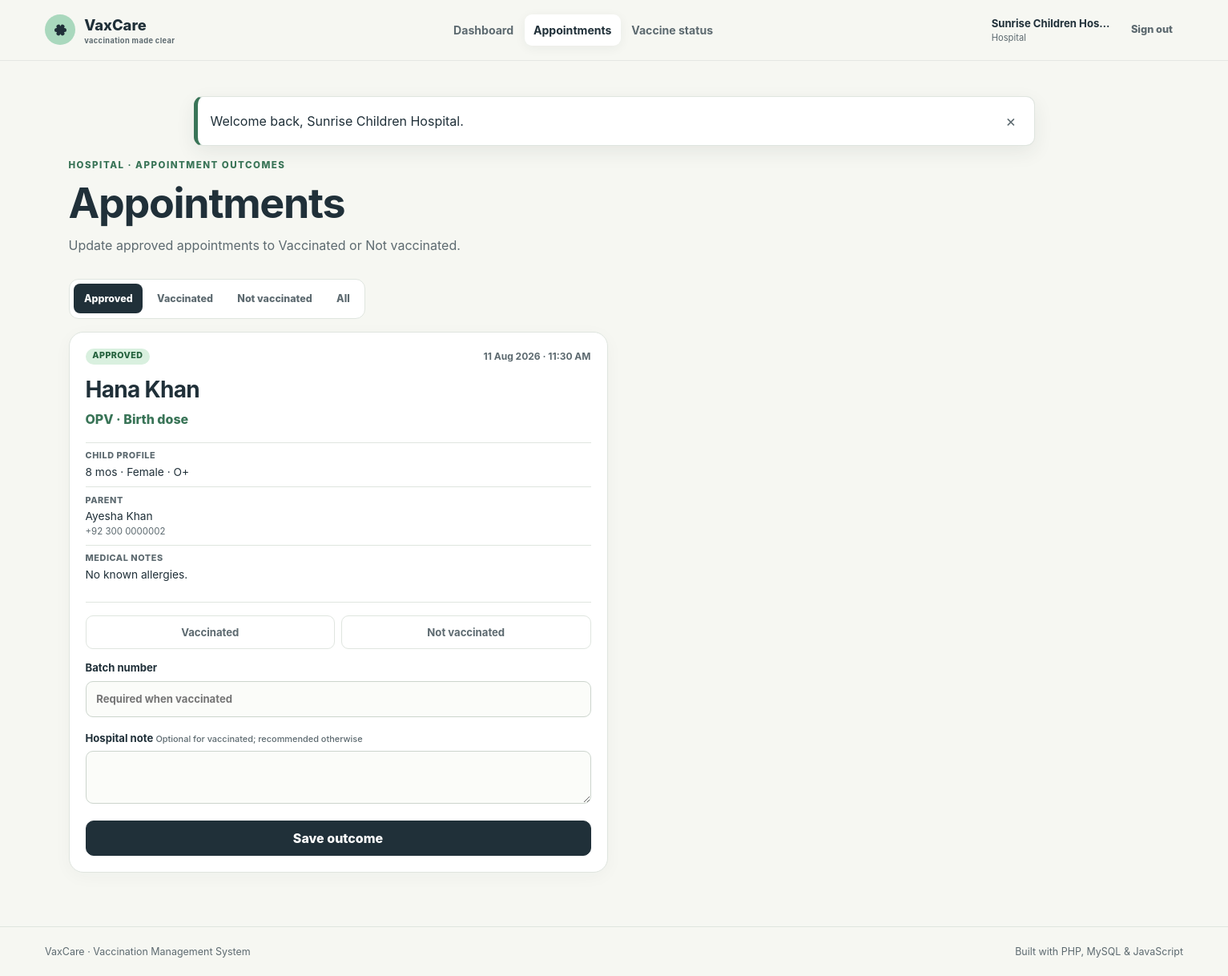
Page /index.php?route=hospital.appointments (signed in) on the committed database.
### tables this page shows
CREATE TABLE `hospitals` (
  `id` bigint(20) unsigned NOT NULL AUTO_INCREMENT,
  `user_id` bigint(20) unsigned NOT NULL,
  `address` varchar(255) NOT NULL,
  `city` varchar(100) NOT NULL,
  `location_details` varchar(255) DEFAULT NULL,
  `created_at` timestamp NOT NULL DEFAULT current_timestamp(),
  `updated_at` timestamp NOT NULL DEFAULT current_timestamp() ON UPDATE current_timestamp(),
  PRIMARY KEY (`id`),
  UNIQUE KEY `user_id` (`user_id`),
  KEY `idx_hospitals_city` (`city`),
  CONSTRAINT `fk_hospital_user` FOREIGN KEY (`user_id`) REFERENCES `users` (`id`) ON DELETE CASCADE
);

CREATE TABLE `users` (
  `id` bigint(20) unsigned NOT NULL AUTO_INCREMENT,
  `role` enum('admin','parent','hospital') NOT NULL,
  `name` varchar(100) NOT NULL,
  `email` varchar(190) NOT NULL,
  `password_hash` varchar(255) NOT NULL,
  `phone` varchar(30) DEFAULT NULL,
  `status` enum('active','inactive') NOT NULL DEFAULT 'active',
  `created_at` timestamp NOT NULL DEFAULT current_timestamp(),
  `updated_at` timestamp NOT NULL DEFAULT current_timestamp() ON UPDATE current_timestamp(),
  PRIMARY KEY (`id`),
  UNIQUE KEY `email` (`email`),
  KEY `idx_users_role_status` (`role`,`status`)
);

CREATE TABLE `appointments` (
  `id` bigint(20) unsigned NOT NULL AUTO_INCREMENT,
  `parent_id` bigint(20) unsigned NOT NULL,
  `child_id` bigint(20) unsigned NOT NULL,
  `hospital_id` bigint(20) unsigned NOT NULL,
  `vaccine_id` bigint(20) unsigned NOT NULL,
  `appointment_date` date NOT NULL,
  `appointment_time` time NOT NULL,
  `reason` varchar(300) DEFAULT NULL,
  `status` enum('pending','approved','rejected','completed','not_vaccinated') NOT NULL DEFAULT 'pending',
  `admin_notes` varchar(500) DEFAULT NULL,
  `hospital_notes` varchar(500) DEFAULT NULL,
  `approved_by` bigint(20) unsigned DEFAULT NULL,
  `approved_at` datetime DEFAULT NULL,
  `completed_at` datetime DEFAULT NULL,
  `created_at` timestamp NOT NULL DEFAULT current_timestamp(),
  `updated_at` timestamp NOT NULL DEFAULT current_timestamp() ON UPDATE current_timestamp(),
  PRIMARY KEY (`id`),
  KEY `fk_appointment_child` (`child_id`),
  KEY `fk_appointment_vaccine` (`vaccine_id`),
  KEY `fk_appointment_admin` (`approved_by`),
  KEY `idx_appointments_parent` (`parent_id`,`appointment_date`),
  KEY `idx_appointments_hospital` (`hospital_id`,`status`,`appointment_date`),
  KEY `idx_appointments_status_date` (`status`,`appointment_date`),
  CONSTRAINT `fk_appointment_admin` FOREIGN KEY (`approved_by`) REFERENCES `users` (`id`) ON DELETE SET NULL,
  CONSTRAINT `fk_appointment_child` FOREIGN KEY (`child_id`) REFERENCES `children` (`id`) ON DELETE CASCADE,
  CONSTRAINT `fk_appointment_hospital` FOREIGN KEY (`hospital_id`) REFERENCES `hospitals` (`id`),
  CONSTRAINT `fk_appointment_parent` FOREIGN KEY (`parent_id`) REFERENCES `users` (`id`) ON DELETE CASCADE,
  CONSTRAINT `fk_appointment_vaccine` FOREIGN KEY (`vaccine_id`) REFERENCES `vaccines` (`id`)
);

CREATE TABLE `children` (
  `id` bigint(20) unsigned NOT NULL AUTO_INCREMENT,
  `parent_id` bigint(20) unsigned NOT NULL,
  `name` varchar(100) NOT NULL,
  `date_of_birth` date NOT NULL,
  `gender` enum('female','male','other') NOT NULL,
  `blood_group` varchar(5) DEFAULT NULL,
  `medical_notes` varchar(500) DEFAULT NULL,
  `created_at` timestamp NOT NULL DEFAULT current_timestamp(),
  `updated_at` timestamp NOT NULL DEFAULT current_timestamp() ON UPDATE current_timestamp(),
  PRIMARY KEY (`id`),
  KEY `idx_children_parent` (`parent_id`),
  KEY `idx_children_birth` (`date_of_birth`),
  CONSTRAINT `fk_child_parent` FOREIGN KEY (`parent_id`) REFERENCES `users` (`id`) ON DELETE CASCADE
);

CREATE TABLE `vaccines` (
  `id` bigint(20) unsigned NOT NULL AUTO_INCREMENT,
  `name` varchar(100) NOT NULL,
  `disease` varchar(140) NOT NULL,
  `dose_label` varchar(60) NOT NULL,
  `recommended_age_months` smallint(5) unsigned NOT NULL,
  `description` varchar(500) DEFAULT NULL,
  `is_active` tinyint(1) NOT NULL DEFAULT 1,
  `created_at` timestamp NOT NULL DEFAULT current_timestamp(),
  PRIMARY KEY (`id`),
  UNIQUE KEY `uq_vaccine_schedule` (`name`,`dose_label`,`recommended_age_months`),
  KEY `idx_vaccine_age_active` (`recommended_age_months`,`is_active`)
);

### app/helpers.php (called while the page is built, shortened)
<?php
function e(mixed $value): string
{
    return htmlspecialchars((string) $value, ENT_QUOTES | ENT_SUBSTITUTE, 'UTF-8');
}
function url(string $route = 'home', array $query = []): string
{
    global $config;
    $query = array_merge(['route' => $route], $query);
    return ($config['base_url'] ?: 'index.php') . '?' . http_build_query($query);
}
function pull_flashes(): array
{
    $messages = $_SESSION['flash'] ?? [];
    return $messages;
}
function display_date(?string $date, string $format = 'd M Y'): string
{
    return (new DateTimeImmutable($date))->format($format);
}
function status_label(string $status): string
{
    return ucwords(str_replace('_', ' ', $status));
}
function age_label(string $dateOfBirth): string
{
    $birth = new DateTimeImmutable($dateOfBirth);
    $now = new DateTimeImmutable('today');
    $difference = $birth->diff($now);
    return $difference->m . ' mo' . ($difference->m === 1 ? '' : 's');
}
function render(string $view, array $data = []): never
{
    $viewFile = __DIR__ . '/views/' . $view . '.php';
    extract($data, EXTR_SKIP);
    $flashes = pull_flashes();
    require __DIR__ . '/views/layout/header.php';
    require $viewFile;
    require __DIR__ . '/views/layout/footer.php';
    exit;
}

### app/controllers/HospitalController.php (called while the page is built, shortened)
<?php
function hospital_profile(PDO $pdo, int $userId): array
{
    $statement = $pdo->prepare('SELECT h.*, u.name, u.email, u.phone FROM hospitals h JOIN users u ON u.id = h.user_id WHERE h.user_id = ?');
    $statement->execute([$userId]);
    $hospital = $statement->fetch();
    return $hospital;
}
function hospital_appointments(PDO $pdo): never
{
    $user = require_role('hospital');
    $hospital = hospital_profile($pdo, (int) $user['id']);
    $status = (string) ($_GET['status'] ?? 'approved');
    $sql = 'SELECT a.*, c.name child_name, c.date_of_birth, c.gender, c.blood_group, c.medical_notes,
                   p.name parent_name, p.phone parent_phone, v.name vaccine_name, v.dose_label,
                   vr.batch_number, vr.administered_at
            FROM appointments a JOIN children c ON c.id = a.child_id JOIN users p ON p.id = a.parent_id
            JOIN vaccines v ON v.id = a.vaccine_id LEFT JOIN vaccination_records vr ON vr.appointment_id = a.id
            WHERE a.hospital_id = ?';
    $parameters = [$hospital['id']];
    if ($status !== 'all') { $sql .= ' AND a.status = ?'; $parameters[] = $status; }
    else $sql .= ' AND a.status IN ("approved", "completed", "not_vaccinated")';
    $sql .= ' ORDER BY FIELD(a.status, "approved", "completed", "not_vaccinated"), a.appointment_date DESC, a.appointment_time';
    $statement = $pdo->prepare($sql);
    $statement->execute($parameters);
    render('hospital/appointments', [
        'title' => 'Hospital appointments', 'hospital' => $hospital,
        'appointments' => $statement->fetchAll(), 'status' => $status,
    ]);
}

### public/index.php (called while the page is built, shortened)
<?php
require_once dirname(__DIR__) . '/app/bootstrap.php';
require_once dirname(__DIR__) . '/app/controllers/AdminController.php';
require_once dirname(__DIR__) . '/app/controllers/HospitalController.php';
$route = (string) ($_GET['route'] ?? 'home');
$routes = [
    'home' => 'auth_home',
    'login' => 'auth_login',
    'register.parent' => 'auth_register_parent',
    'register.hospital' => 'auth_register_hospital',
    'logout' => 'auth_logout',
    'admin.dashboard' => 'admin_dashboard',
    'admin.children' => 'admin_children',
    'admin.requests' => 'admin_requests',
    'admin.request.update' => 'admin_request_update',
    'admin.hospitals' => 'admin_hospitals',
    'admin.hospital.save' => 'admin_hospital_save',
    'admin.hospital.delete' => 'admin_hospital_delete',
    'admin.vaccines' => 'admin_vaccines',
    'admin.bookings' => 'admin_bookings',
    'admin.reports' => 'admin_reports',
    'parent.dashboard' => 'parent_dashboard',
    'parent.children' => 'parent_children',
    'parent.child.save' => 'parent_child_save',
    'parent.child.delete' => 'parent_child_delete',
    'parent.hospitals' => 'parent_hospitals',
    'parent.booking.create' => 'parent_booking_create',
    'parent.bookings' => 'parent_bookings',
    'parent.report' => 'parent_report',
    'parent.profile' => 'parent_profile',
    'hospital.dashboard' => 'hospital_dashboard',
    'hospital.inventory' => 'hospital_inventory',
    'hospital.inventory.update' => 'hospital_inventory_update',
    'hospital.appointments' => 'hospital_appointments',
    'hospital.appointment.update' => 'hospital_appointment_update',
];
$routes[$route]($pdo);

### app/auth.php (called while the page is built, shortened)
<?php
function current_user(): ?array
{
    return $_SESSION['user'] ?? null;
}
function require_login(): array
{
    $user = current_user();
    return $user;
}
function require_role(string ...$roles): array
{
    $user = require_login();
    return $user;
}
function dashboard_route(string $role): string
{
    return match ($role) {
        'admin' => 'admin.dashboard',
        'parent' => 'parent.dashboard',
        'hospital' => 'hospital.dashboard',
        default => 'home',
    };
}

### app/config.php (called while the page is built, shortened)
<?php
return [
    'app_name' => 'VaxCare',
    'base_url' => rtrim((string) (getenv('APP_URL') ?: ''), '/'),
    'timezone' => (string) (getenv('APP_TIMEZONE') ?: 'Asia/Karachi'),
    'db' => [
        'host' => (string) (getenv('DB_HOST') ?: '127.0.0.1'),
        'port' => (int) (getenv('DB_PORT') ?: 3306),
        'name' => (string) (getenv('DB_DATABASE') ?: 'vaccination_management'),
        'user' => (string) (getenv('DB_USERNAME') ?: 'root'),
        'pass' => (string) (getenv('DB_PASSWORD') ?: ''),
        'charset' => 'utf8mb4',
    ],
];

### app/bootstrap.php (called while the page is built, shortened)
<?php
$config = require __DIR__ . '/config.php';
date_default_timezone_set($config['timezone']);
require_once __DIR__ . '/helpers.php';
require_once __DIR__ . '/auth.php';

### app/views/hospital/appointments.php (the view, shortened to what this page needs)
<div class="page-heading"><div><span class="eyebrow">Hospital · Appointment outcomes</span><h1>Appointments</h1><p>Update approved appointments to Vaccinated or Not vaccinated.</p></div></div>
<nav class="filter-tabs" aria-label="Appointment status"><?php foreach (['approved' => 'Approved', 'completed' => 'Vaccinated', 'not_vaccinated' => 'Not vaccinated', 'all' => 'All'] as $key => $label): ?><a href="<?= e(url('hospital.appointments', ['status' => $key])) ?>" <?= $status === $key ? 'aria-current="page"' : '' ?>><?= e($label) ?></a><?php endforeach; ?></nav>
<section class="request-grid hospital-request-grid"><?php foreach ($appointments as $appointment): ?><article class="request-card"><div class="request-top"><span class="status status-<?= e($appointment['status']) ?>"><?= e($appointment['status'] === 'completed' ? 'Vaccinated' : status_label($appointment['status'])) ?></span><time><?= e(display_date($appointment['appointment_date'])) ?> · <?= e(display_date($appointment['appointment_time'], 'g:i A')) ?></time></div><h2><?= e($appointment['child_name']) ?></h2><p class="request-vaccine"><?= e($appointment['vaccine_name']) ?> · <?= e($appointment['dose_label']) ?></p><dl><div><dt>Child profile</dt><dd><?= e(age_label($appointment['date_of_birth'])) ?> · <?= e(status_label($appointment['gender'])) ?><?= $appointment['blood_group'] ? ' · ' . e($appointment['blood_group']) : '' ?></dd></div><div><dt>Parent</dt><dd><?= e($appointment['parent_name']) ?><small><?= e($appointment['parent_phone'] ?: 'No phone') ?></small></dd></div><div><dt>Medical notes</dt><dd><?= e($appointment['medical_notes'] ?: 'No medical notes') ?></dd></div></dl><?php if ($appointment['status'] === 'approved'): ?><form method="post" action="<?= e(url('hospital.appointment.update')) ?>" data-outcome-form><div class="segmented"><label><span>Vaccinated</span></label><label><span>Not vaccinated</span></label></div><label data-batch-field>Batch number<input name="batch_number" maxlength="80" placeholder="Required when vaccinated"></label><label>Hospital note <small>Optional for vaccinated; recommended otherwise</small><textarea name="hospital_notes" maxlength="500" rows="2"></textarea></label><button class="button button-full" type="submit">Save outcome</button></form><?php endif; ?></article><?php endforeach; ?></section>

### app/views/layout/header.php (shortened to what this page needs)
<?php
$user = current_user();
$role = $user['role'] ?? null;
$nav = match ($role) {
    'admin' => [
        'admin.dashboard' => 'Overview', 'admin.children' => 'Children',
        'admin.requests' => 'Requests', 'admin.hospitals' => 'Hospitals',
        'admin.vaccines' => 'Vaccines', 'admin.bookings' => 'Bookings',
        'admin.reports' => 'Reports',
    ],
    'parent' => [
        'parent.dashboard' => 'Dashboard', 'parent.children' => 'My children',
        'parent.hospitals' => 'Book hospital', 'parent.bookings' => 'My bookings',
        'parent.report' => 'Vaccination report', 'parent.profile' => 'My profile',
    ],
    'hospital' => [
        'hospital.dashboard' => 'Dashboard', 'hospital.appointments' => 'Appointments',
        'hospital.inventory' => 'Vaccine status',
    ],
    default => [],
};
$activeRoute = (string) ($_GET['route'] ?? 'home');
?>
<!doctype html>
<html lang="en">
<head>
    <link rel="stylesheet" href="assets/css/app.css">
</head>
<body class="role-<?= e($role ?? 'guest') ?>">
<header class="site-header">
    <a class="brand" href="<?= e(url($user ? dashboard_route($role) : 'home')) ?>" aria-label="VaxCare home">
        <span class="brand-mark" aria-hidden="true"><span></span><span></span><span></span></span>
        <span>VaxCare<small>vaccination made clear</small></span>
    </a>
    <?php if ($user): ?>
        <nav id="primary-nav" class="primary-nav" aria-label="Primary navigation">
            <?php foreach ($nav as $navRoute => $label): ?>
                <a href="<?= e(url($navRoute)) ?>" <?= $activeRoute === $navRoute ? 'aria-current="page"' : '' ?>><?= e($label) ?></a>
            <?php endforeach; ?>
        </nav>
        <div class="account-chip">
            <span><strong><?= e($user['name']) ?></strong><small><?= e(status_label($role)) ?></small></span>
            <form method="post" action="<?= e(url('logout')) ?>">
                <button class="button button-quiet button-small" type="submit">Sign out</button>
            </form>
        </div>
    <?php endif; ?>
</header>
<?php if ($user): ?><div class="app-frame"><?php endif; ?>
<main id="main-content" class="<?= $user ? 'app-main' : 'public-main' ?>">
    <?php foreach ($flashes as $flash): ?>
        <div class="toast toast-<?= e($flash['type']) ?>" role="status">
            <span><?= e($flash['message']) ?></span>
            <button type="button" aria-label="Dismiss message">×</button>
        </div>
    <?php endforeach; ?>

### rows in the picture
hospitals: user.name "Sunrise Children Hos…"
appointments: status "APPROVED", appointment_date "11 Aug 2026", appointment_time "11:30 AM", child.name "Hana Khan", vaccine.name "OPV", vaccine.dose_label "Birth dose", child.date_of_birth "8 mos", child.gender "Female", child.blood_group "O+", parent.name "Ayesha Khan", parent.phone "+92 300 0000002", child.medical_notes "No known allergies."

### other values in the picture
$label "Dashboard"
$label "Appointments"
$label "Vaccine status"
status_label($role) "Hospital"
$flash['message'] "Welcome back, Sunrise Children Hospital."
$label "Approved"
$label "Vaccinated"
$label "Not vaccinated"
$label "All"
